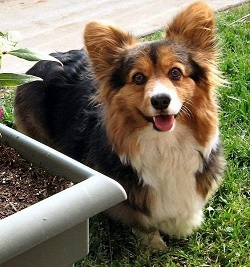
#> input picture Images/corgi working.jpg, 250 x 267 px, found by its file name
$ python Histogram.py
#> lines starting #> are read from the running program, lines starting #| are printed output that depends on the picture
from matplotlib.image import imread
import matplotlib.pyplot as plt
import numpy as np
import cv2 as cv

img = cv.imread("corgi working.jpg")
#> img is the input picture: shape (267, 250, 3); mean B, G, R 91.6, 115.3, 122.7
cv.imshow('Original',img)

gray_img = cv.cvtColor(img,cv.COLOR_BGR2GRAY)
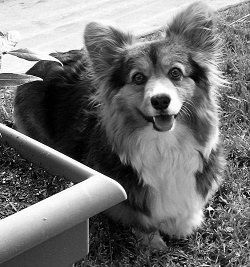
#> gray_img: shape (267, 250); min 0, max 255, mean 114.8
print(img.shape[:])
#| (267, 250, 3)
cv.imshow('Grayscale Image by opencv',gray_img)

def rgb_to_gray(img):
    gray_img_manual = np.zeros(img.shape)
    red = np.array(img[:,:,2])
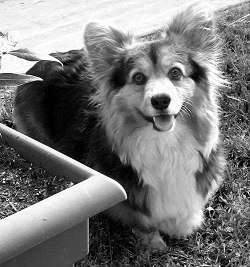
#> red: shape (267, 250); min 0, max 255, mean 122.7
    green = np.array(img[:,:,1])
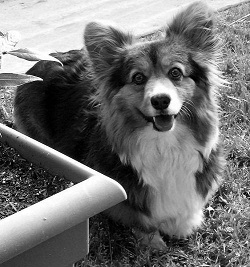
#> green: shape (267, 250); min 0, max 255, mean 115.3
    blue = np.array(img[:,:,0])
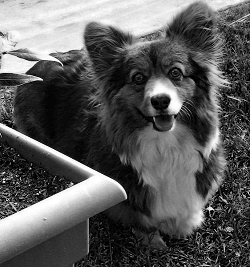
#> blue: shape (267, 250); min 0, max 255, mean 91.6
    avg = ((red*0.299)+(green*0.587)+(blue*0.114))
    gray_img_manual = img.copy()

    for i in range(3):
        gray_img_manual[:,:,i] = avg
    return gray_img_manual

gray_img_manual = rgb_to_gray(img)
plt.imshow(gray_img_manual)
plt.show()

#Plot histogram between opencv and manual
plt.subplot(2,2,1)
hist,bin = np.histogram(gray_img.ravel(),256,[0,255])
#> hist = 256 values, max 541 at index 238, min 59 at index 255, mean 260.7; bin = 257 values from 0 to 255
plt.xlim([0,255])
plt.plot(hist)
plt.title('Histogram of Grayscale Image by opencv')

plt.subplot(2,2,2)
hist,bin = np.histogram(gray_img_manual.ravel(),256,[0,255])
#> hist = 256 values, max 1599 at index 238, min 33 at index 255, mean 782.2
plt.xlim([0,255])
plt.plot(hist)
plt.title('Histogram of Grayscale Image by manual')
plt.show()
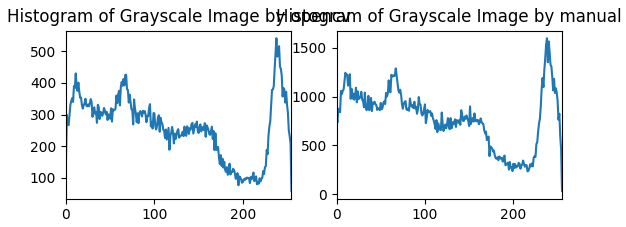
#> figure drawn by matplotlib, 2 panels; panel 1: curve peaks at x = 238, y = 541; panel 2: curve peaks at x = 238, y = 1599

#Manual histogram
row1, col1 = gray_img.shape[0],gray_img.shape[1]
#> row1 = 267; col1 = 250
pixel1 = np.zeros((256),np.uint64)

for i in range(0,row1):
    for j in range(0,col1):
        pixel1[gray_img[i,j]] += 1 ## y-axis

x = np.arange(0,256)
plt.subplot(2,2,1)
plt.title('Manual Histogram of Grayscale Image by opencv')
plt.plot(x,pixel1)

row2, col2 = gray_img_manual.shape[0],gray_img_manual.shape[1]
#> row2 = 267; col2 = 250
pixel2 = np.zeros((256),np.uint64)

for i in range(0,row2):
    for j in range(0,col2):
        pixel2[gray_img_manual[i,j]] += 1 ## y-axis


x = np.arange(0,256)
plt.subplot(2,2,2)
plt.title('Manual Histogram of Grayscale Image by manual')
plt.plot(x,pixel2)
plt.show()
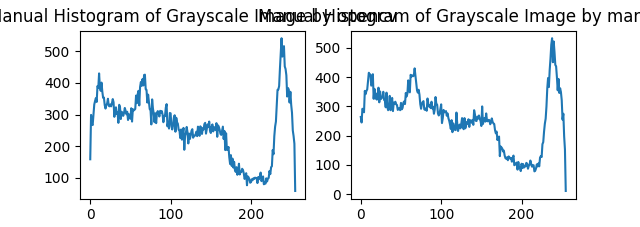
#> figure drawn by matplotlib, 2 panels; panel 1: curve peaks at x = 238, y = 541; panel 2: curve peaks at x = 238, y = 533
cv.waitKey(0)

$ run again, with Images/NICKY_welcome.jpg copied over Images/corgi working.jpg
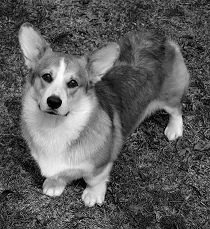
#> input picture Images/NICKY_welcome.jpg, 210 x 229 px, found by its file name
#> img is the input picture: shape (229, 210, 3); min 0, max 255, mean 92.7
#| (229, 210, 3)
#> `hist,bin = np.histogram(gray_img.ravel(),256,[0,255])`: hist = 256 values, max 488 at index 59, min 1 at index 251, mean 187.9; bin = 257 values from 0 to 255
#> `hist,bin = np.histogram(gray_img_manual.ravel(),256,[0,255])`: hist = 256 values, max 2805 at index 50, min 0 at index 2, mean 563.6
#> `plt.show()`:
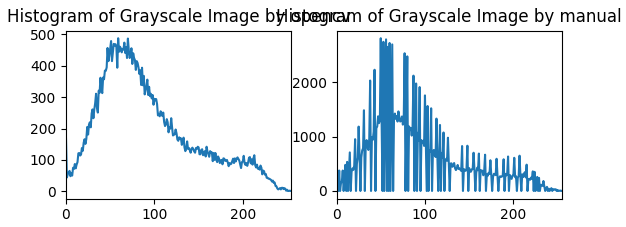
#> figure drawn by matplotlib, 2 panels; panel 1: curve peaks at x = 59, y = 488; panel 2: curve peaks at x = 50, y = 2805
#> `plt.show()`:
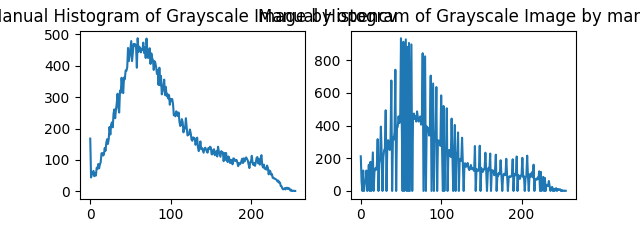
#> figure drawn by matplotlib, 2 panels; panel 1: curve peaks at x = 59, y = 488; panel 2: curve peaks at x = 50, y = 935
